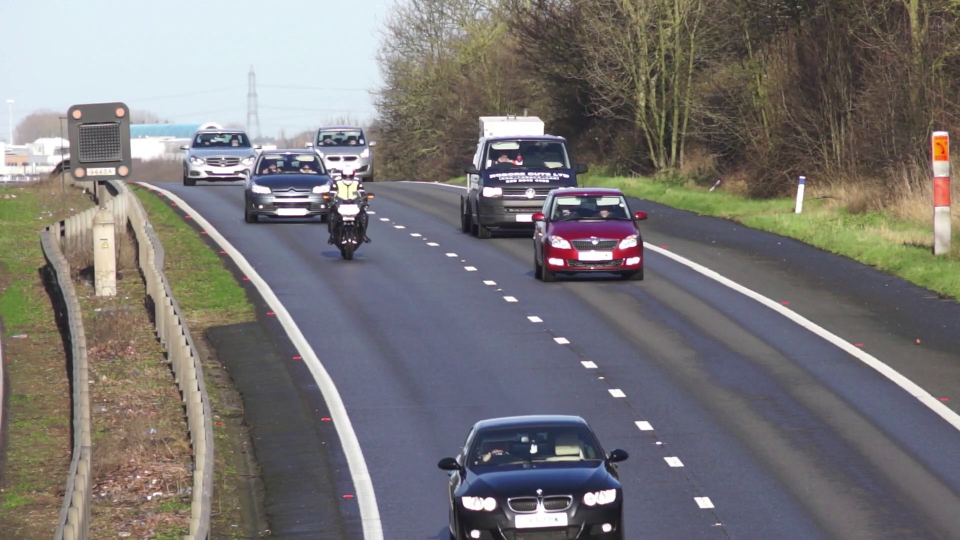
#> input picture Smart Industry/College 9/images_highway/frame1003.jpg, 1920 x 1080 px (shown at 1/2 size); its folder holds only this picture in this run
$ jupyter execute --allow-errors detection_with_background_subtraction.ipynb   (shell and % lines are left out)
#> lines starting #> are read from the running program, lines starting #| are printed output that depends on the picture; after the words box and inside, x2 and y2 are one past the last pixel; in counts of white or black regions, pixels touching at a corner belong together
### Smart Industry/College 9/motion_detection_utils.py
import numpy as np
import cv2
from PIL import Image
import glob
import os

def get_contour_detections(mask, thresh=400):
    """ Obtains initial proposed detections from contours discoverd on the mask.
        Scores are taken as the bbox area, larger is higher.
        Inputs:
            mask - thresholded image mask
            thresh - threshold for contour size
        Outputs:
            detectons - array of proposed detection bounding boxes and scores [[x1,y1,x2,y2,s]]
        """
    # get mask contours
    contours, _ = cv2.findContours(mask,
                                   cv2.RETR_EXTERNAL, # cv2.RETR_TREE,
                                   cv2.CHAIN_APPROX_TC89_L1)
    detections = []
    for cnt in contours:
        x,y,w,h = cv2.boundingRect(cnt)
        area = w*h
        if area > thresh: # hyperparameter
            detections.append([x,y,x+w,y+h, area])

    return np.array(detections)

# [48 lines left out: functions compute_iou, get_inter_area, not called in this run]

def remove_contained_bboxes(boxes):
    """ Removes all smaller boxes that are contained within larger boxes.
        Requires bboxes to be soirted by area (score)
        Inputs:
            boxes - array bounding boxes sorted (descending) by area
                    [[x1,y1,x2,y2]]
        Outputs:
            keep - indexes of bounding boxes that are not entirely contained
                   in another box
        """
    check_array = np.array([True, True, False, False])
    keep = list(range(0, len(boxes)))
    for i in keep: # range(0, len(bboxes)):
        for j in range(0, len(boxes)):
            # check if box j is completely contained in box i
            if np.all((np.array(boxes[j]) >= np.array(boxes[i])) == check_array):
                try:
                    keep.remove(j)
                except ValueError:
                    continue
    return keep


def non_max_suppression(boxes, scores, threshold=1e-1):
    """
    Perform non-max suppression on a set of bounding boxes and corresponding scores.
    Inputs:
        boxes: a list of bounding boxes in the format [xmin, ymin, xmax, ymax]
        scores: a list of corresponding scores
        threshold: the IoU (intersection-over-union) threshold for merging bounding boxes
    Outputs:
        boxes - non-max suppressed boxes
    """
    # Sort the boxes by score in descending order
    boxes = boxes[np.argsort(scores)[::-1]]

    # remove all contained bounding boxes and get ordered index
    order = remove_contained_bboxes(boxes)

    keep = []
    while order:
        i = order.pop(0)
        keep.append(i)
        for j in order:
            # Calculate the IoU between the two boxes
            intersection = max(0, min(boxes[i][2], boxes[j][2]) - max(boxes[i][0], boxes[j][0])) * \
                           max(0, min(boxes[i][3], boxes[j][3]) - max(boxes[i][1], boxes[j][1]))
            union = (boxes[i][2] - boxes[i][0]) * (boxes[i][3] - boxes[i][1]) + \
                    (boxes[j][2] - boxes[j][0]) * (boxes[j][3] - boxes[j][1]) - intersection
            iou = intersection / union

            # Remove boxes with IoU greater than the threshold
            if iou > threshold:
                order.remove(j)

    return boxes[keep]

# [76 lines left out: functions get_mask, get_detections, get_detections_bgr, not called in this run]

def draw_bboxes(frame, detections):
    for det in detections:
        x1,y1,x2,y2 = det
        cv2.rectangle(frame, (x1,y1), (x2,y2), (0,255,0), 3)


def create_gif_from_images(save_path : str, image_path : str, ext : str) -> None:
    ''' creates a GIF from a folder of images
        Inputs:
            save_path - path to save GIF
            image_path - path where images are located
            ext - extension of the images
        Outputs:
            None
    '''
    ext = ext.replace('.', '')
    image_paths = sorted(glob(os.path.join(image_path, f'*.{ext}')))
    image_paths.sort(key=lambda f: int(''.join(filter(str.isdigit, f))))
    pil_images = [Image.open(im_path) for im_path in image_paths]

    pil_images[0].save(save_path, format='GIF', append_images=pil_images,
                       save_all=True, duration=50, loop=0)

# [49 lines left out: functions get_motion_mask, compute_flow, get_flow_viz, not called in this run]

### Smart Industry/College 9/detection_with_background_subtraction.ipynb
# **Detection with Background Subtraction**

In this notebook we will explore a simple method of moving object detection via Background Subtraction. Don't let it's apparent simplicity fool you, this approach can be used for **real applications**, plus there is some crazy math being handled by the OpenCV library.

#### Assumptions
1) Static Camera
2) Objects move smoothly across each frame (i.e. they don't move too quickly)

#### Algorithm Outline:
- Initialize Background Model
- Update Background Model with new image frame
- Obtain Foreground Mask from Background Model
- Obtain Clean Motion Mask from Foreground Mask
- Obtain initial motion detections from Motion Mask
- Perform Non-Maximal Suppression on initial motion detections
- Repeat for next frame

[cell 1]
import os
from glob import glob
import re
import numpy as np
import cv2
import matplotlib.pyplot as plt

from motion_detection_utils import *

### Visualize the data

We are using highway traffic scene data. The camera does not move and the cars are all moving, both of which make it ideal to obtain the background.

Helper function to visualize images in sequence

[cell 2]
# get properly sorted images
data_path = 'images_highway'
image_paths = []
for image_name in os.listdir(data_path):
    if '.jpg' in image_name:
        image_paths.append(f'{data_path}/{image_name}')

[cell 3]
idx = 21

#> (the rest of this cell did not finish here and is left out)

Perform Background subtraction between 2 frames

#> (a cell that did not finish here is left out)

[cell 5]
def get_motion_mask(fg_mask, min_thresh=0, kernel=np.array((9,9), dtype=np.uint8)):
    """ Obtains image mask
        Inputs:
            fg_mask - foreground mask
            kernel - kernel for Morphological Operations
        Outputs:
            mask - Thresholded mask for moving pixels
        """
    _, thresh = cv2.threshold(fg_mask,min_thresh,255,cv2.THRESH_BINARY)
    motion_mask = cv2.medianBlur(thresh, 3)

    # morphological operations
    motion_mask = cv2.morphologyEx(motion_mask, cv2.MORPH_OPEN, kernel, iterations=1)
    motion_mask = cv2.morphologyEx(motion_mask, cv2.MORPH_CLOSE, kernel, iterations=1)

    return motion_mask

#> (a cell that did not finish here is left out)

Next we will find the contours on our image mask. These contours will help find the large moving objects that we wish to detect.

Then we will use the detected contours to find the moving objects. To do this we will use the "boundingRect" function to obtain bounding box locations of the detections. You may have noticed that the image mask was not perfectly denoised, instead of denoising the image mask we will use the area of each detected bounding box as a threshold to determine the initial detectons.

#> (a cell that did not finish here is left out)

## **Perform Non-Maximal Suppression**

#> (a cell that did not finish here is left out)

Now we will draw our final detections on the image

#> (a cell that did not finish here is left out)

## **Get Detection Pipeline**

[cell 10]
def get_detections(backSub, frame, bbox_thresh=100, nms_thresh=0.1, kernel=np.array((9,9), dtype=np.uint8)):
    """ Main function to get detections via Frame Differencing
        Inputs:
            backSub - Background Subtraction Model
            frame - Current BGR Frame
            bbox_thresh - Minimum threshold area for declaring a bounding box
            nms_thresh - IOU threshold for computing Non-Maximal Supression
            kernel - kernel for morphological operations on motion mask
        Outputs:
            detections - list with bounding box locations of all detections
                bounding boxes are in the form of: (xmin, ymin, xmax, ymax)
        """
    # Update Background Model and get foreground mask
    fg_mask = backSub.apply(frame)

    # get clean motion mask
    motion_mask = get_motion_mask(fg_mask, kernel=kernel)

    # get initially proposed detections from contours
    detections = get_contour_detections(motion_mask, bbox_thresh)

    # separate bboxes and scores
    bboxes = detections[:, :4]
    scores = detections[:, -1]

    # perform Non-Maximal Supression on initial detections
    return non_max_suppression(bboxes, scores, nms_thresh)

Test the main pipeline and draw the detections on frame 2

[cell 11]
video_frames = []

kernel=np.array((9,9), dtype=np.uint8)

sub_type = 'KNN' # 'MOG2' # 'KNN'
if sub_type == "MOG2":
    backSub = cv2.createBackgroundSubtractorMOG2(varThreshold=16, detectShadows=True)
    backSub.setShadowThreshold(0.5)
else:
    backSub = cv2.createBackgroundSubtractorKNN(dist2Threshold=1000, detectShadows=True)

for idx in range(0, len(image_paths)):
    # read frames
    frame_bgr = cv2.imread(image_paths[idx])
#> frame_bgr is the input picture: shape (1080, 1920, 3); mean B, G, R 118.2, 118.4, 121.4

    # get detections
    detections = get_detections(backSub,
                                frame_bgr, # cv2.cvtColor(frame_bgr, cv2.COLOR_BGR2GRAY),
                                bbox_thresh=100,
                                nms_thresh=1e-2,
                                kernel=kernel)
#> in get_detections, `fg_mask = backSub.apply(frame)`: fg_mask: shape (1080, 1920); every value is 255
#> in get_contour_detections, `contours, _ = cv2.findContours(mask, cv2.RETR_EXTERNAL,`: contours = [[[0, 0], [0, 1079], [1919, 1079], [1919, 0]]]
#> the loop in get_contour_detections, `for cnt in contours:` made 1 pass
#> (cnt, x, y, w, h, area) on pass 1: ([[0, 0], [0, 1079], [1919, 1079], [1919, 0]], 0, 0, 1920, 1080, 2073600)
#> after the loop in get_contour_detections, `for cnt in contours:`: detections = [[0, 0, 1920, 1080, 2073600]]
#> in get_detections, `bboxes = detections[:, :4]`: bboxes = [[0, 0, 1920, 1080]]
#> in get_detections, `scores = detections[:, -1]`: scores = [2073600]
#> in non_max_suppression, `boxes = boxes[np.argsort(scores)[::-1]]`: boxes = [[0, 0, 1920, 1080]]
#> in remove_contained_bboxes, `keep = list(range(0, len(boxes)))`: keep = [0]
#> the loop in remove_contained_bboxes, `for i in keep:` made 1 pass
#> the loop in non_max_suppression, `while order:` made 1 pass
#> after the loop in non_max_suppression, `while order:`: order = []
#> detections = [[0, 0, 1920, 1080]]

    # draw bounding boxes on frame
    draw_bboxes(frame_bgr, detections)
#> the loop in draw_bboxes, `for det in detections:` made 1 pass
#> after the loop in draw_bboxes, `for det in detections:`:
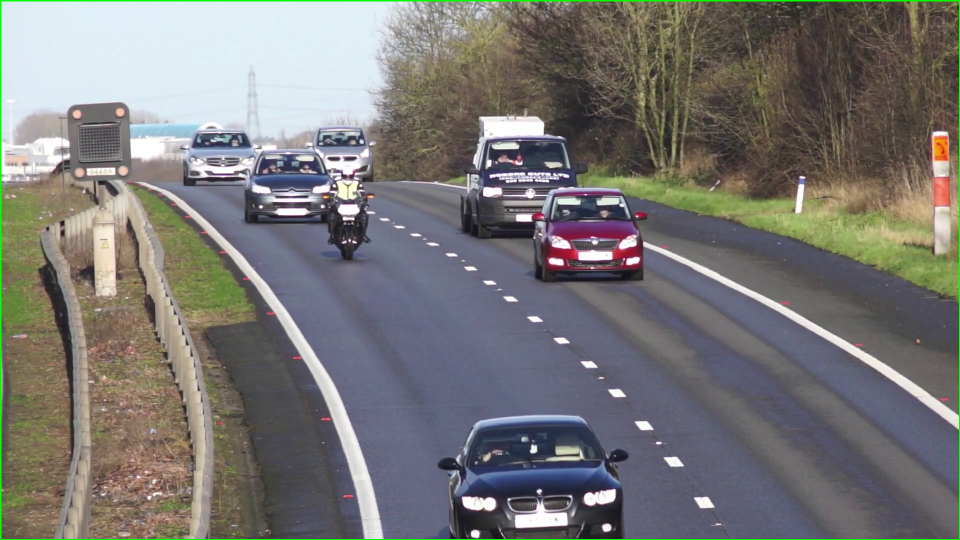
#> frame: shape (1080, 1920, 3) (shown at 1/2 size); 0.72% of pixels changed, all inside (x1, y1, x2, y2) = (0, 0, 1920, 1080)

    # save image for GIF
    fig = plt.figure(figsize=(15, 7))
    plt.imshow(frame_bgr)
    plt.axis('off')
    # fig.savefig(f"temp/frame_{idx}.png")
    plt.close()

    # OPTIONAL append to list for video
    video_frames.append(frame_bgr)

[cell 12]
plt.imshow(frame_bgr)
plt.show()

##### Display Final Background Models

[cell 13]
mog2_background = backSub.getBackgroundImage()
knn_background = backSub.getBackgroundImage()

[cell 14]
# display
fig, ax = plt.subplots(1, 2, figsize=(15, 7))
ax[0].imshow(mog2_background)
ax[0].set_title(f"MOG2 Background Model")
ax[1].imshow(knn_background)
ax[1].set_title(f"KNN Background Model")
plt.show()
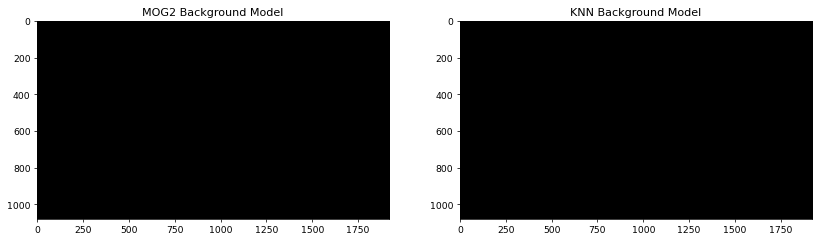
#> figure drawn by matplotlib, 2 panels

### Make GIF

#> (a cell that did not finish here is left out)


### OPTIONAL: Make Video

[cell 16]
out = cv2.VideoWriter(f"background_subtraction_{sub_type}.mp4", cv2.VideoWriter_fourcc(*'MP4V'), 25, (1920, 1080))

for img in video_frames:
    out.write(img)
#> this loop made 1 pass

out.release()
del out

$ run again, on Smart Industry/College 9/images_highway/frame1039.jpg
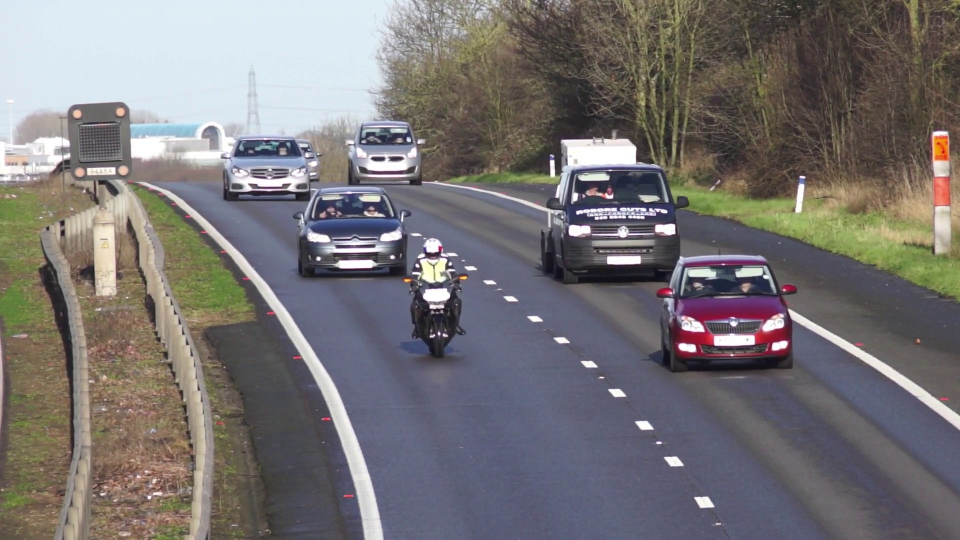
#> input picture Smart Industry/College 9/images_highway/frame1039.jpg, 1920 x 1080 px (shown at 1/2 size)
#> frame_bgr is the input picture: shape (1080, 1920, 3); mean B, G, R 116.4, 115.8, 119.5
#> fg_mask: shape (1080, 1920); every value is 255
#> contours = [[[0, 0], [0, 1079], [1919, 1079], [1919, 0]]]
#> the loop in get_contour_detections, `for cnt in contours:` made 1 pass
#> (cnt, x, y, w, h, area) on pass 1: ([[0, 0], [0, 1079], [1919, 1079], [1919, 0]], 0, 0, 1920, 1080, 2073600)
#> after the loop in get_contour_detections, `for cnt in contours:`: detections = [[0, 0, 1920, 1080, 2073600]]
#> bboxes = [[0, 0, 1920, 1080]]
#> scores = [2073600]
#> boxes = [[0, 0, 1920, 1080]]
#> in remove_contained_bboxes, `keep = list(range(0, len(boxes)))`: keep = [0]
#> the loop in remove_contained_bboxes, `for i in keep:` made 1 pass
#> the loop in non_max_suppression, `while order:` made 1 pass
#> after the loop in non_max_suppression, `while order:`: order = []
#> `detections = get_detections(backSub, frame_bgr,`: detections = [[0, 0, 1920, 1080]]
#> the loop in draw_bboxes, `for det in detections:` made 1 pass
#> after the loop in draw_bboxes, `for det in detections:`:
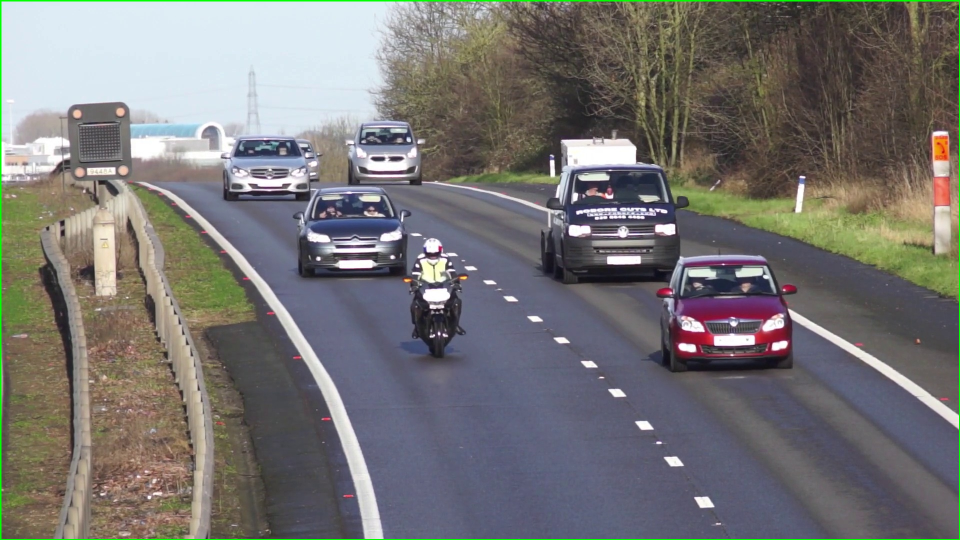
#> frame: shape (1080, 1920, 3) (shown at 1/2 size); 0.72% of pixels changed, all inside (x1, y1, x2, y2) = (0, 0, 1920, 1080)
#> the loop `for img in video_frames:` made 1 pass
